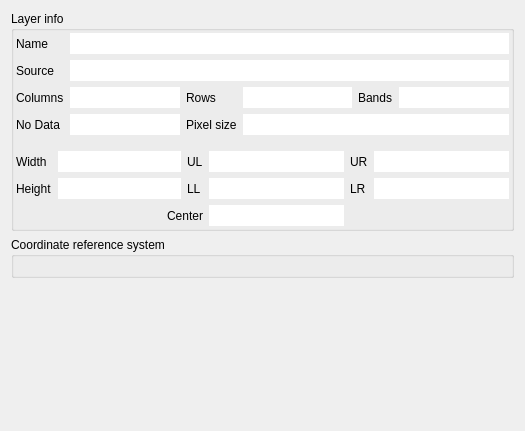
             <widget class="QWidget" name="scrollAreaWidgetContents">
              <property name="geometry">
               <rect>
                <x>0</x>
                <y>0</y>
                <width>525</width>
                <height>431</height>
               </rect>
              </property>
              <layout class="QVBoxLayout" name="verticalLayout_10">
               <item>
                <widget class="QgsCollapsibleGroupBox" name="mLayerInfoGrpBx">
                 <property name="title">
                  <string>Layer info</string>
                 </property>
                 <property name="syncGroup">
                  <string notr="true">rastergeneral</string>
                 </property>
                 <layout class="QVBoxLayout" name="verticalLayout_11">
                  <property name="leftMargin">
                   <number>2</number>
                  </property>
                  <property name="topMargin">
                   <number>2</number>
                  </property>
                  <property name="rightMargin">
                   <number>2</number>
                  </property>
                  <property name="bottomMargin">
                   <number>2</number>
                  </property>
                  <item>
                   <layout class="QGridLayout" name="_4">
                    <item row="2" column="1">
                     <widget class="QLineEdit" name="tb_columns">
                      <property name="font">
                       <font>
                        <pointsize>10</pointsize>
                       </font>
                      </property>
                      <property name="frame">
                       <bool>false</bool>
                      </property>
                      <property name="readOnly">
                       <bool>true</bool>
                      </property>
                     </widget>
                    </item>
                    <item row="1" column="0">
                     <widget class="QLabel" name="lblLayerSource">
                      <property name="text">
                       <string>Source</string>
                      </property>
                     </widget>
                    </item>
                    <item row="2" column="4">
                     <widget class="QLabel" name="lblRows_2">
                      <property name="sizePolicy">
                       <sizepolicy hsizetype="Minimum" vsizetype="Minimum">
                        <horstretch>0</horstretch>
                        <verstretch>0</verstretch>
                       </sizepolicy>
                      </property>
                      <property name="text">
                       <string>Bands</string>
                      </property>
                     </widget>
                    </item>
                    <item row="0" column="1" colspan="5">
                     <widget class="QLineEdit" name="tb_layername">
                      <property name="font">
                       <font>
                        <pointsize>10</pointsize>
                       </font>
                      </property>
                      <property name="frame">
                       <bool>false</bool>
                      </property>
                     </widget>
                    </item>
                    <item row="2" column="2">
                     <widget class="QLabel" name="lblRows">
                      <property name="sizePolicy">
                       <sizepolicy hsizetype="Minimum" vsizetype="Minimum">
                        <horstretch>0</horstretch>
                        <verstretch>0</verstretch>
                       </sizepolicy>
                      </property>
                      <property name="text">
                       <string>Rows</string>
                      </property>
                     </widget>
                    </item>
                    <item row="2" column="3">
                     <widget class="QLineEdit" name="tb_rows">
                      <property name="font">
                       <font>
                        <pointsize>10</pointsize>
                       </font>
                      </property>
                      <property name="frame">
                       <bool>false</bool>
                      </property>
                      <property name="readOnly">
                       <bool>true</bool>
                      </property>
                     </widget>
                    </item>
                    <item row="1" column="1" colspan="5">
                     <widget class="QLineEdit" name="tb_layersource">
                      <property name="font">
                       <font>
                        <pointsize>10</pointsize>
                       </font>
                      </property>
                      <property name="frame">
                       <bool>false</bool>
                      </property>
                      <property name="readOnly">
                       <bool>true</bool>
                      </property>
                     </widget>
                    </item>
                    <item row="2" column="5">
                     <widget class="QLineEdit" name="tb_bands">
                      <property name="font">
                       <font>
                        <pointsize>10</pointsize>
                       </font>
                      </property>
                      <property name="frame">
                       <bool>false</bool>
                      </property>
                      <property name="readOnly">
                       <bool>true</bool>
                      </property>
                     </widget>
                    </item>
                    <item row="2" column="0">
                     <widget class="QLabel" name="lblColumns">
                      <property name="sizePolicy">
                       <sizepolicy hsizetype="Minimum" vsizetype="Minimum">
                        <horstretch>0</horstretch>
                        <verstretch>0</verstretch>
                       </sizepolicy>
                      </property>
                      <property name="text">
                       <string>Columns</string>
                      </property>
                     </widget>
                    </item>
                    <item row="0" column="0">
                     <widget class="QLabel" name="lblDisplayName">
                      <property name="text">
                       <string>Name</string>
                      </property>
                     </widget>
                    </item>
                    <item row="3" column="0">
                     <widget class="QLabel" name="lblNoData">
                      <property name="sizePolicy">
                       <sizepolicy hsizetype="Minimum" vsizetype="Minimum">
                        <horstretch>0</horstretch>
                        <verstretch>0</verstretch>
                       </sizepolicy>
                      </property>
                      <property name="text">
                       <string>No Data</string>
                      </property>
                     </widget>
                    </item>
                    <item row="3" column="1">
                     <widget class="QLineEdit" name="tb_nodata">
                      <property name="font">
                       <font>
                        <pointsize>10</pointsize>
                       </font>
                      </property>
                      <property name="frame">
                       <bool>false</bool>
                      </property>
                      <property name="readOnly">
                       <bool>true</bool>
                      </property>
                     </widget>
                    </item>
                    <item row="3" column="2">
                     <widget class="QLabel" name="lblColumns_2">
                      <property name="sizePolicy">
                       <sizepolicy hsizetype="Minimum" vsizetype="Minimum">
                        <horstretch>0</horstretch>
                        <verstretch>0</verstretch>
                       </sizepolicy>
                      </property>
                      <property name="text">
                       <string>Pixel size</string>
                      </property>
                     </widget>
                    </item>
                    <item row="3" column="3" colspan="3">
                     <widget class="QLineEdit" name="tb_pixelsize">
                      <property name="font">
                       <font>
                        <pointsize>10</pointsize>
                       </font>
                      </property>
                      <property name="frame">
                       <bool>false</bool>
                      </property>
                      <property name="readOnly">
                       <bool>true</bool>
                      </property>
                     </widget>
                    </item>
                   </layout>
                  </item>
                  <item>
                   <layout class="QGridLayout" name="gridLayout" columnstretch="0,0,0,0,0,0">
                    <property name="topMargin">
                     <number>10</number>
                    </property>
                    <item row="0" column="2">
                     <widget class="QLabel" name="label">
                      <property name="toolTip">
                       <string>Upper-left coordinate</string>
                      </property>
                      <property name="text">
                       <string>UL</string>
                      </property>
                     </widget>
                    </item>
                    <item row="0" column="3">
                     <widget class="QLineEdit" name="tb_upperLeft">
                      <property name="sizePolicy">
                       <sizepolicy hsizetype="Expanding" vsizetype="Fixed">
                        <horstretch>1</horstretch>
                        <verstretch>0</verstretch>
                       </sizepolicy>
                      </property>
                      <property name="font">
                       <font>
                        <pointsize>10</pointsize>
                       </font>
                      </property>
                      <property name="frame">
                       <bool>false</bool>
                      </property>
                      <property name="readOnly">
                       <bool>true</bool>
                      </property>
                     </widget>
                    </item>
                    <item row="1" column="3">
                     <widget class="QLineEdit" name="tb_lowerLeft">
                      <property name="sizePolicy">
                       <sizepolicy hsizetype="Expanding" vsizetype="Fixed">
                        <horstretch>1</horstretch>
                        <verstretch>0</verstretch>
                       </sizepolicy>
                      </property>
                      <property name="font">
                       <font>
                        <pointsize>10</pointsize>
                       </font>
                      </property>
                      <property name="frame">
                       <bool>false</bool>
                      </property>
                      <property name="readOnly">
                       <bool>true</bool>
                      </property>
                     </widget>
                    </item>
                    <item row="1" column="2">
                     <widget class="QLabel" name="label_7">
                      <property name="toolTip">
                       <string>Lower-left coordinate</string>
                      </property>
                      <property name="text">
                       <string>LL</string>
                      </property>
                     </widget>
                    </item>
                    <item row="0" column="5">
                     <widget class="QLineEdit" name="tb_upperRight">
                      <property name="sizePolicy">
                       <sizepolicy hsizetype="Expanding" vsizetype="Fixed">
                        <horstretch>1</horstretch>
                        <verstretch>0</verstretch>
                       </sizepolicy>
                      </property>
                      <property name="font">
                       <font>
                        <pointsize>10</pointsize>
                       </font>
                      </property>
                      <property name="toolTip">
                       <string>Upper-right coordinate</string>
                      </property>
                      <property name="frame">
                       <bool>false</bool>
                      </property>
                      <property name="readOnly">
                       <bool>true</bool>
                      </property>
                     </widget>
                    </item>
                    <item row="1" column="5">
                     <widget class="QLineEdit" name="tb_lowerRight">
                      <property name="sizePolicy">
                       <sizepolicy hsizetype="Expanding" vsizetype="Fixed">
                        <horstretch>1</horstretch>
                        <verstretch>0</verstretch>
                       </sizepolicy>
                      </property>
                      <property name="font">
                       <font>
                        <pointsize>10</pointsize>
                       </font>
                      </property>
                      <property name="toolTip">
                       <string>Lower-right coordinate</string>
                      </property>
                      <property name="frame">
                       <bool>false</bool>
                      </property>
                      <property name="readOnly">
                       <bool>true</bool>
                      </property>
                     </widget>
                    </item>
                    <item row="0" column="4">
                     <widget class="QLabel" name="label_4">
                      <property name="text">
                       <string>UR</string>
                      </property>
                     </widget>
                    </item>
                    <item row="1" column="4">
                     <widget class="QLabel" name="label_8">
                      <property name="text">
                       <string>LR</string>
                      </property>
                     </widget>
                    </item>
                    <item row="0" column="0">
                     <widget class="QLabel" name="label_9">
                      <property name="text">
                       <string>Width</string>
                      </property>
                     </widget>
                    </item>
                    <item row="0" column="1">
                     <widget class="QLineEdit" name="tb_width">
                      <property name="font">
                       <font>
                        <pointsize>10</pointsize>
                       </font>
                      </property>
                      <property name="frame">
                       <bool>false</bool>
                      </property>
                      <property name="readOnly">
                       <bool>true</bool>
                      </property>
                     </widget>
                    </item>
                    <item row="1" column="0">
                     <widget class="QLabel" name="label_10">
                      <property name="text">
                       <string>Height</string>
                      </property>
                     </widget>
                    </item>
                    <item row="1" column="1">
                     <widget class="QLineEdit" name="tb_height">
                      <property name="font">
                       <font>
                        <pointsize>10</pointsize>
                       </font>
                      </property>
                      <property name="frame">
                       <bool>false</bool>
                      </property>
                      <property name="readOnly">
                       <bool>true</bool>
                      </property>
                     </widget>
                    </item>
                    <item row="2" column="1" colspan="2">
                     <widget class="QLabel" name="label_11">
                      <property name="toolTip">
                       <string>Lower-left coordinate</string>
                      </property>
                      <property name="text">
                       <string>Center</string>
                      </property>
                      <property name="alignment">
                       <set>Qt::AlignRight|Qt::AlignTrailing|Qt::AlignVCenter</set>
                      </property>
                     </widget>
                    </item>
                    <item row="2" column="3">
                     <widget class="QLineEdit" name="tb_center">
                      <property name="sizePolicy">
                       <sizepolicy hsizetype="Expanding" vsizetype="Fixed">
                        <horstretch>1</horstretch>
                        <verstretch>0</verstretch>
                       </sizepolicy>
                      </property>
                      <property name="font">
                       <font>
                        <pointsize>10</pointsize>
                       </font>
                      </property>
                      <property name="frame">
                       <bool>false</bool>
                      </property>
                      <property name="readOnly">
                       <bool>true</bool>
                      </property>
                     </widget>
                    </item>
                   </layout>
                  </item>
                 </layout>
                </widget>
               </item>
               <item>
                <widget class="QgsCollapsibleGroupBox" name="grpSRS">
                 <property name="title">
                  <string>Coordinate reference system</string>
                 </property>
                 <property name="syncGroup">
                  <string notr="true">rastergeneral</string>
                 </property>
                 <layout class="QVBoxLayout" name="verticalLayout_13">
                  <item>
                   <widget class="QgsProjectionSelectionWidget" name="mCrsSelector">
                    <property name="focusPolicy">
                     <enum>Qt::StrongFocus</enum>
                    </property>
                   </widget>
                  </item>
                 </layout>
                </widget>
               </item>
               <item>
                <spacer name="verticalSpacer">
                 <property name="orientation">
                  <enum>Qt::Vertical</enum>
                 </property>
                 <property name="sizeHint" stdset="0">
                  <size>
                   <width>20</width>
                   <height>147</height>
                  </size>
                 </property>
                </spacer>
               </item>
              </layout>
             </widget>
